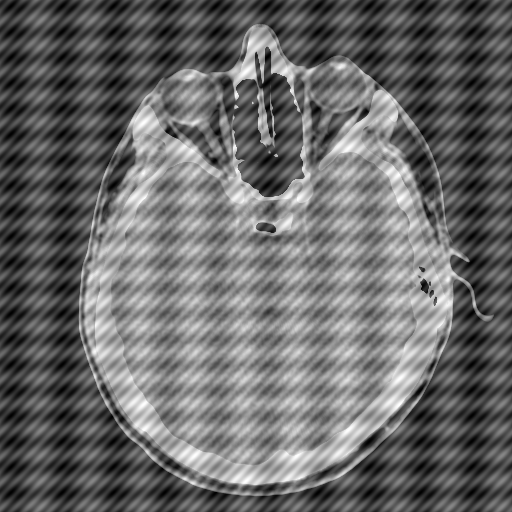
%> input picture exercises/images/HeadCT_corrupted.tif, 512 x 512 px
$ octave ex43_image_restore.m   (GNU Octave 9; MATLAB toolbox functions it lacks are replaced by stand-ins)
%> lines starting %> are read from the running program, lines starting %| are printed output that depends on the picture
### exercises/functions/fft2shift.m
function F = fft2shift(f)
% Performs the 2D Fourier Transform by moving the quadrants
% before and after the transformation; it is considering the center
% of coordinates equal to the center of the matrix
%
% Syntax
%	F = fft2shift(f);

	F = fftshift( fft2 (fftshift (f) ) );

end

### exercises/functions/ifft2shift.m
function F = ifft2shift(f)
% Performs the 2D inverse Fourier Transform by moving the quadrants
% before and after the transformation; it is considering the center
% of coordinates equal to the center of the matrix
%
% Syntax
%   F = fft2shift(f);

	F = fftshift( ifft2 (fftshift (f) ) );

end

### exercises/ex43_image_restore.m
%% Authors:
%	Alfredo Hernández  <aldomann.designs@gmail.com>
%	Sergi Escanes      <sergi.escanes@e-campus.uab.cat>
%	Antonio J. Sánchez <antoniojose.sanchez@e-campus.uab.cat>

%% Startup
addpath(genpath('functions'));

clc;   % Cleans Command Window
clear; % Cleans Workspace

%% Filtering an image with periodic noise (Exercise 4.3)

L = imread('images/HeadCT_corrupted.tif');
%> L is the input picture: size 512x512 uint8; min 0, max 255, mean 105.3

figure(1)
subplot(2,2,1)
	colormap(gray);
	imagesc(L);
	title('Corrupted HeadCT');
	axis equal tight

RFT = fft2shift(L);
subplot(2,2,2)
	colormap(gray);
	imagesc(log(100+abs(RFT)));
	title('FT(HeadCT)');
	axis equal tight

RFTFilt = RFT;
for j = 256:258
    for n = 237:239
        RFTFilt(n,j) = 0;
    end
    for n = 276:278
        RFTFilt(n,j) = 0;
    end
end

for n = 256:258
    for j = 266:268
        RFTFilt(n,j) = 0;
    end
    for j = 246:248
        RFTFilt(n,j) = 0;
    end
end

for j = 216:218
    for n = 216:218
        RFTFilt(n,j)=0;
    end
end

for j = 296:298
    for n = 296:298
        RFTFilt(n,j)=0;
    end
end

subplot(2,2,3)
	colormap(gray);
	imagesc(log(100+abs(RFTFilt)));
	title('FT(Filtered HeadCT)');
	axis equal tight

LRest = abs(ifft2shift(RFTFilt));
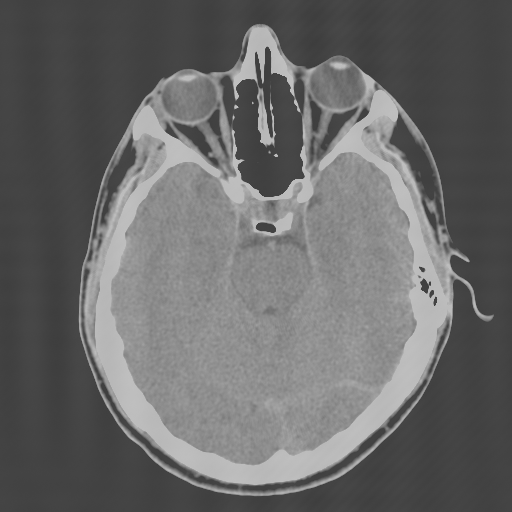
%> LRest: size 512x512 double; min 61.35, max 193.5, mean 105.3

subplot(2,2,4)
	colormap(gray);
	imagesc(LRest);
	title('Restored HeadCT');
	axis equal tight
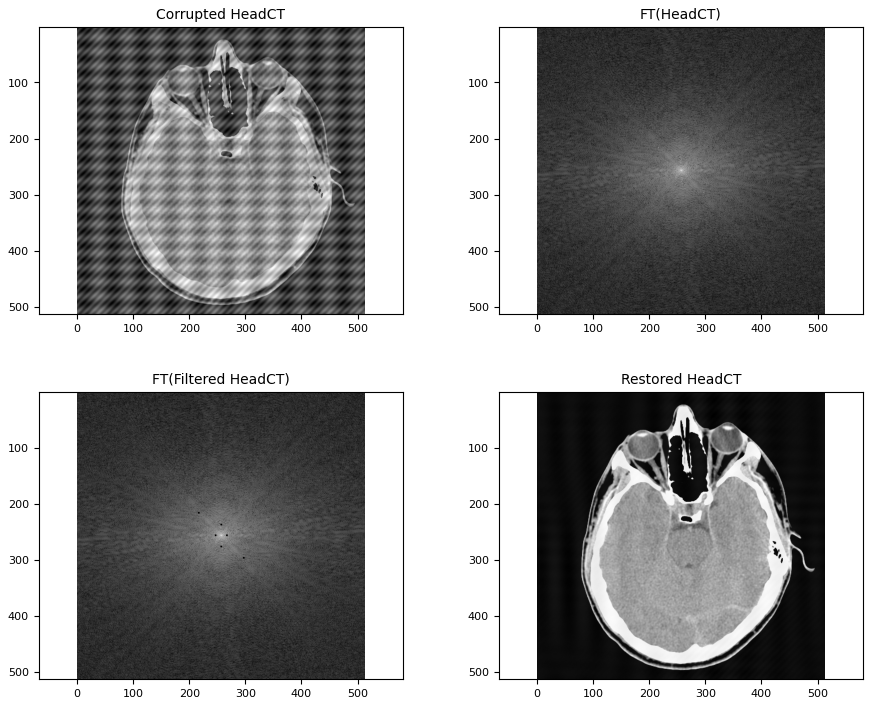
%> figure redrawn from the program's plot data, 4 panels

$ run again, with exercises/images/team_rocket.bmp saved as exercises/images/HeadCT_corrupted.tif
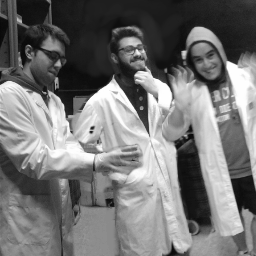
%> input picture exercises/images/team_rocket.bmp, 256 x 256 px
%> L is the input picture: size 256x256 uint8; min 8, max 255, mean 116.9
%> `LRest = abs(ifft2shift(RFTFilt));`:
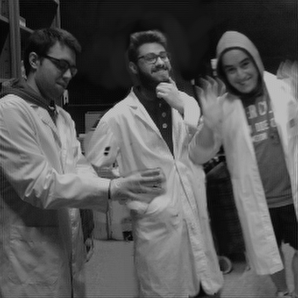
%> LRest: size 298x298 double; min 1.12, max 202.7, mean 86.2
%> `axis equal tight`:
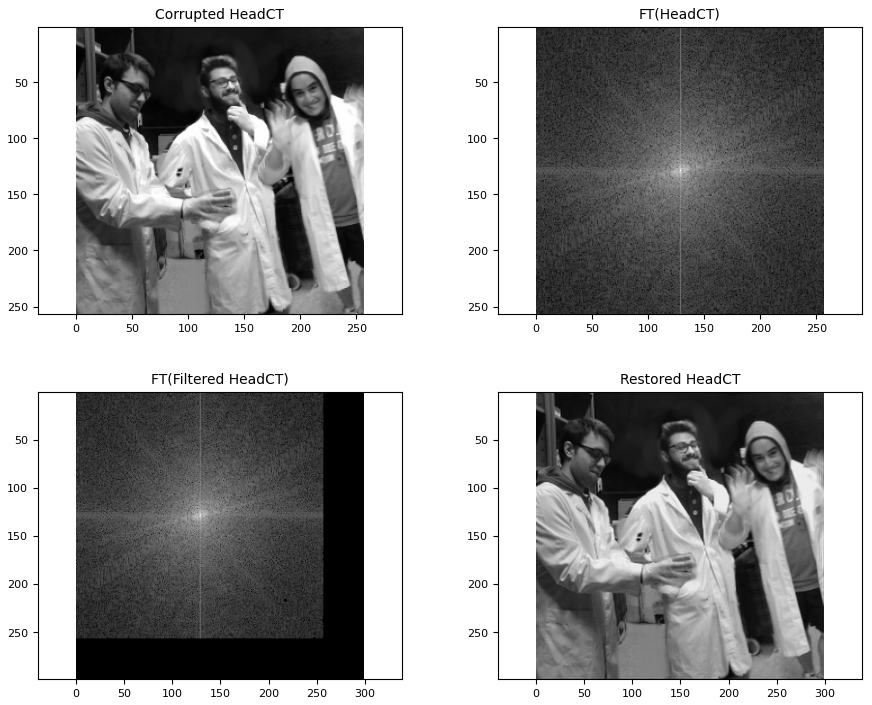
%> figure redrawn from the program's plot data, 4 panels

$ run again, with exercises/images/the_crew.bmp saved as exercises/images/HeadCT_corrupted.tif
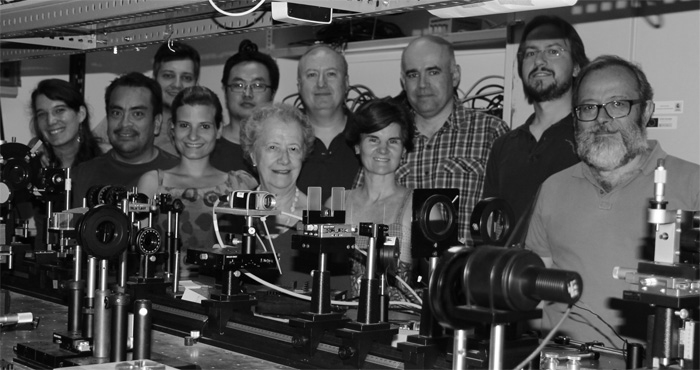
%> input picture exercises/images/the_crew.bmp, 700 x 370 px
%> L is the input picture: size 370x700 uint8; min 0, max 255, mean 77
%> `axis equal tight`:
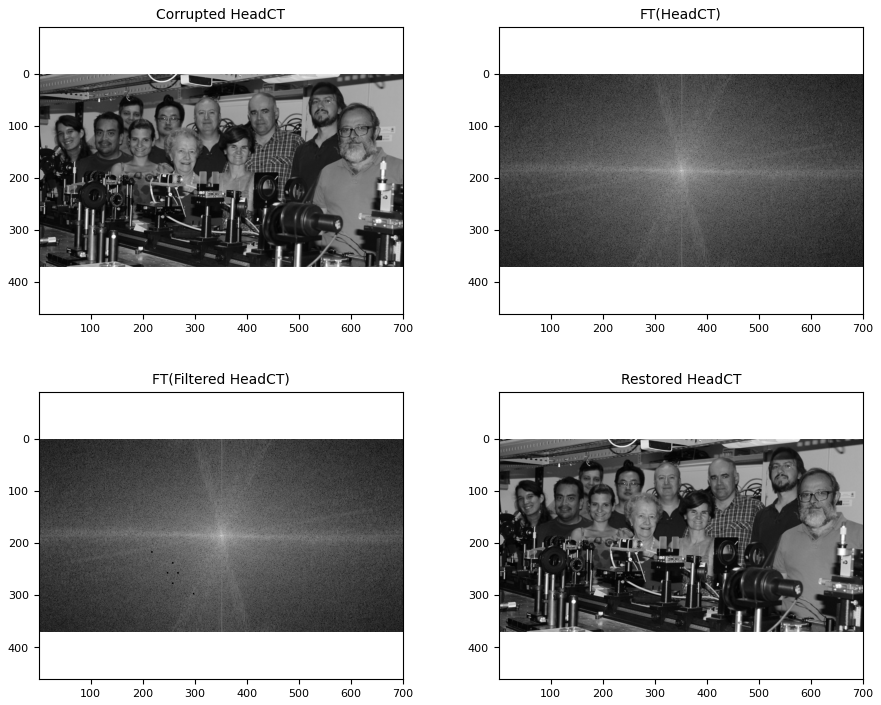
%> figure redrawn from the program's plot data, 4 panels
